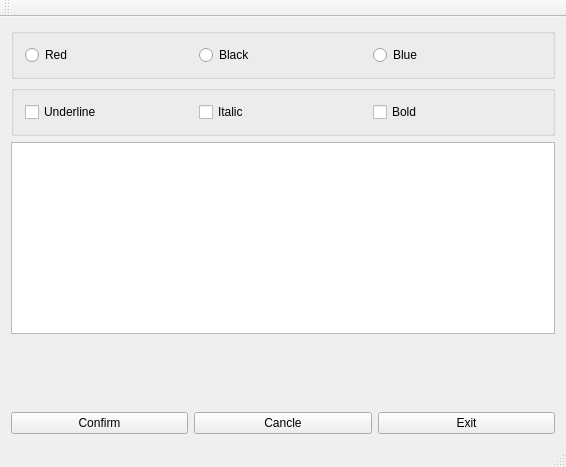
<?xml version="1.0" encoding="UTF-8"?>
<ui version="4.0">
 <class>MainWindow</class>
 <widget class="QMainWindow" name="MainWindow">
  <property name="geometry">
   <rect>
    <x>0</x>
    <y>0</y>
    <width>566</width>
    <height>467</height>
   </rect>
  </property>
  <property name="windowTitle">
   <string>MainWindow</string>
  </property>
  <widget class="QWidget" name="centralWidget">
   <layout class="QVBoxLayout" name="verticalLayout_3">
    <item>
     <layout class="QVBoxLayout" name="verticalLayout_2">
      <item>
       <layout class="QVBoxLayout" name="verticalLayout">
        <item>
         <widget class="QGroupBox" name="groupBox_2">
          <property name="title">
           <string/>
          </property>
          <layout class="QHBoxLayout" name="horizontalLayout_4">
           <item>
            <layout class="QHBoxLayout" name="horizontalLayout_3">
             <item>
              <widget class="QRadioButton" name="radioButton_3">
               <property name="text">
                <string>Red</string>
               </property>
              </widget>
             </item>
             <item>
              <widget class="QRadioButton" name="radioButton">
               <property name="text">
                <string>Black</string>
               </property>
              </widget>
             </item>
             <item>
              <widget class="QRadioButton" name="radioButton_2">
               <property name="text">
                <string>Blue</string>
               </property>
              </widget>
             </item>
            </layout>
           </item>
          </layout>
         </widget>
        </item>
        <item>
         <widget class="QGroupBox" name="groupBox">
          <property name="title">
           <string/>
          </property>
          <layout class="QHBoxLayout" name="horizontalLayout_2">
           <item>
            <layout class="QHBoxLayout" name="horizontalLayout">
             <item>
              <widget class="QCheckBox" name="checkBox">
               <property name="text">
                <string>Underline</string>
               </property>
              </widget>
             </item>
             <item>
              <widget class="QCheckBox" name="checkBox_2">
               <property name="text">
                <string>Italic</string>
               </property>
              </widget>
             </item>
             <item>
              <widget class="QCheckBox" name="checkBox_3">
               <property name="text">
                <string>Bold</string>
               </property>
              </widget>
             </item>
            </layout>
           </item>
          </layout>
         </widget>
        </item>
       </layout>
      </item>
      <item>
       <widget class="QTextEdit" name="textEdit"/>
      </item>
      <item>
       <spacer name="verticalSpacer">
        <property name="orientation">
         <enum>Qt::Vertical</enum>
        </property>
        <property name="sizeHint" stdset="0">
         <size>
          <width>20</width>
          <height>40</height>
         </size>
        </property>
       </spacer>
      </item>
      <item>
       <layout class="QHBoxLayout" name="horizontalLayout_5">
        <item>
         <widget class="QPushButton" name="pushButton">
          <property name="text">
           <string>Confirm</string>
          </property>
         </widget>
        </item>
        <item>
         <widget class="QPushButton" name="pushButton_2">
          <property name="text">
           <string>Cancle</string>
          </property>
         </widget>
        </item>
        <item>
         <widget class="QPushButton" name="pushButton_3">
          <property name="text">
           <string>Exit</string>
          </property>
         </widget>
        </item>
       </layout>
      </item>
     </layout>
    </item>
   </layout>
  </widget>
  <widget class="QMenuBar" name="menuBar">
   <property name="geometry">
    <rect>
     <x>0</x>
     <y>0</y>
     <width>566</width>
     <height>28</height>
    </rect>
   </property>
  </widget>
  <widget class="QToolBar" name="mainToolBar">
   <attribute name="toolBarArea">
    <enum>TopToolBarArea</enum>
   </attribute>
   <attribute name="toolBarBreak">
    <bool>false</bool>
   </attribute>
  </widget>
  <widget class="QStatusBar" name="statusBar"/>
 </widget>
 <layoutdefault spacing="6" margin="11"/>
 <resources/>
 <connections/>
</ui>
